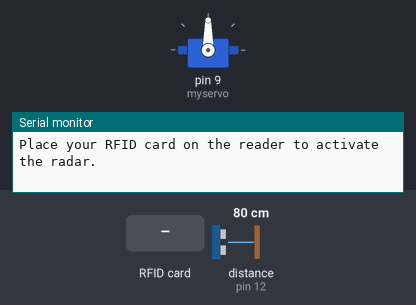
The sketch below on a simulated Arduino Mega 2560, built with avr-gcc and run on an emulated ATmega2560. On the bench: servo, the last lines printed to the serial monitor. The test bench sets the inputs (shaded band); at power-on: distance to the obstacle (sensor on pin 12) 80 cm. The echo pulse lasts 58.3 µs per cm.

Above: at 1.2 s.
1.3 s: RFID card 5E 7A 19 C4 held to the reader
At 1.55 s:
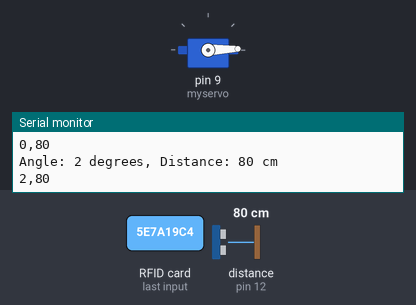
At 2.73 s:
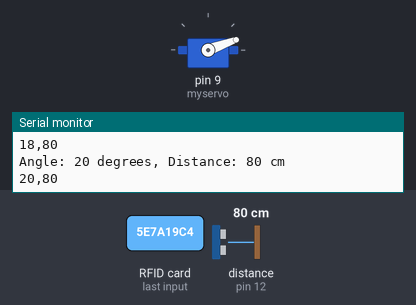
4.3 s: distance to the obstacle (sensor on pin 12) set to 2 cm
At 4.56 s:
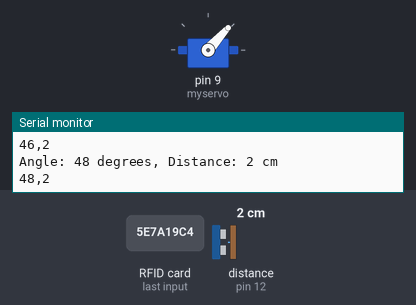
7.3 s: distance to the obstacle (sensor on pin 12) set to 9 cm
Timing chart, 0 to 19.3 s (numbered marks = the images above; inputs shaded):
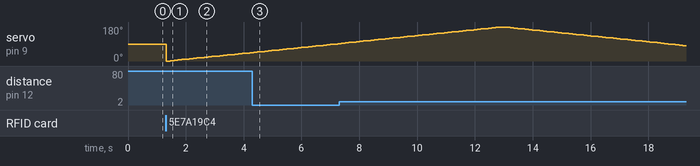

The sketch:

Radar_Sensor_with_RFID_Module_Activation.ino
```cpp
#include <SPI.h>
#include <MFRC522.h>
#include <Servo.h>
#include "SR04.h"

#define RST_PIN   5
#define SS_PIN    53

#define TRIG_PIN 12
#define ECHO_PIN 11

Servo myservo;
SR04 sr04 = SR04(ECHO_PIN, TRIG_PIN);
long distance;

MFRC522 mfrc522(SS_PIN, RST_PIN);

bool isRadarActivated = false;
bool rfidCardDetected = false;

void setup() {
  Serial.begin(9600);
  SPI.begin();
  mfrc522.PCD_Init();
  myservo.attach(9);

  Serial.println(F("Place your RFID card on the reader to activate the radar."));
}

void loop() {

  if (!mfrc522.PICC_IsNewCardPresent() || !mfrc522.PICC_ReadCardSerial()) {
    delay(50);
    return;
  }


  Serial.print(F("Card UID:"));
  for (byte i = 0; i < mfrc522.uid.size; i++) {
    Serial.print(mfrc522.uid.uidByte[i] < 0x10 ? " 0" : " ");
    Serial.print(mfrc522.uid.uidByte[i], HEX);
  }
  Serial.println();


  if (!rfidCardDetected) {
    rfidCardDetected = true;
    isRadarActivated = true;
    Serial.println(F("Radar activated!"));
  }


  if (isRadarActivated) {
    sweepServoAndMeasure();
  }

  delay(1000);
}


void sweepServoAndMeasure() {
  for (int pos = 0; pos <= 180; pos += 2) {
    myservo.write(pos);
    distance = sr04.Distance();
    Serial.print("Angle: ");
    Serial.print(pos);
    Serial.print(" degrees, Distance: ");
    Serial.print(distance);
    Serial.println(" cm");


    Serial.print(pos);
    Serial.print(",");
    Serial.println(distance);

    delay(100);
  }

  for (int pos = 180; pos >= 0; pos -= 2) {
    myservo.write(pos);
    distance = sr04.Distance();
    Serial.print("Angle: ");
    Serial.print(pos);
    Serial.print(" degrees, Distance: ");
    Serial.print(distance);
    Serial.println(" cm");


    Serial.print(pos);
    Serial.print(",");
    Serial.println(distance);

    delay(100);
  }
}
```

Measured:
- after the input at 1.3 s, servo on pin 9 (myservo): 90° → 0° at once, → 2° 0.13 s later, → 4° 0.13 s later, → 6° 0.13 s later, … (23 changes in this stretch)
